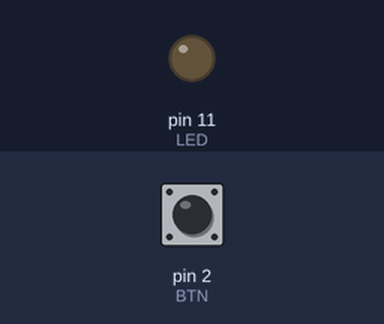
This sketch was run on a simulated Arduino Uno, built with avr-gcc and run on an emulated ATmega328P. On the bench: output pins drawn as LEDs (lit = HIGH). The test bench sets the inputs (shaded band); at power-on: pin 2 (BTN) HIGH.

Above: at 0.05 s.
Timing chart, 0 to 4.6 s (numbered marks = the images above):
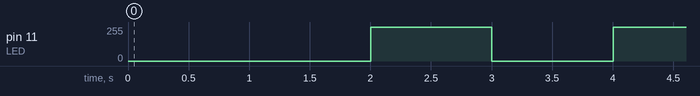

The sketch:

GPIO_teste.ino
```cpp
int estado;
unsigned int tempo;

void setup() {
  DDRB |= 1 << 3; //pin 11 output LED
  DDRD &= ~(1 << 2);  //pin 2 input BTN
  estado = 1;
  tempo = millis();
}

void loop() {
  switch (estado){
    case 1:
      if (millis()-tempo>1000) { //intervalo
        estado = 2;
        PORTB &= ~(1 << 3); //led low
        tempo = millis();
      } else if( !(PIND & (1 << 2)) ) { // BTN pressionado
        estado = 3;
      } break;

    case 2:
      if (millis()-tempo>1000) { //intervalo
        estado = 1;
        PORTB |= 1 << 3; //led high
        tempo = millis();
      } else if( !(PIND & (1 << 2)) ) { // BTN pressionado
        estado = 3;
      } break;

    case 3:
      while (true) {
        //fica aqui
      }
  }

}
```

Measured:
- by itself, pin 11 (LED): repeats every 2.0 s: 0/255 1.0 s, 255/255 1.0 s, until it stays 132/255 from 66.1 s
